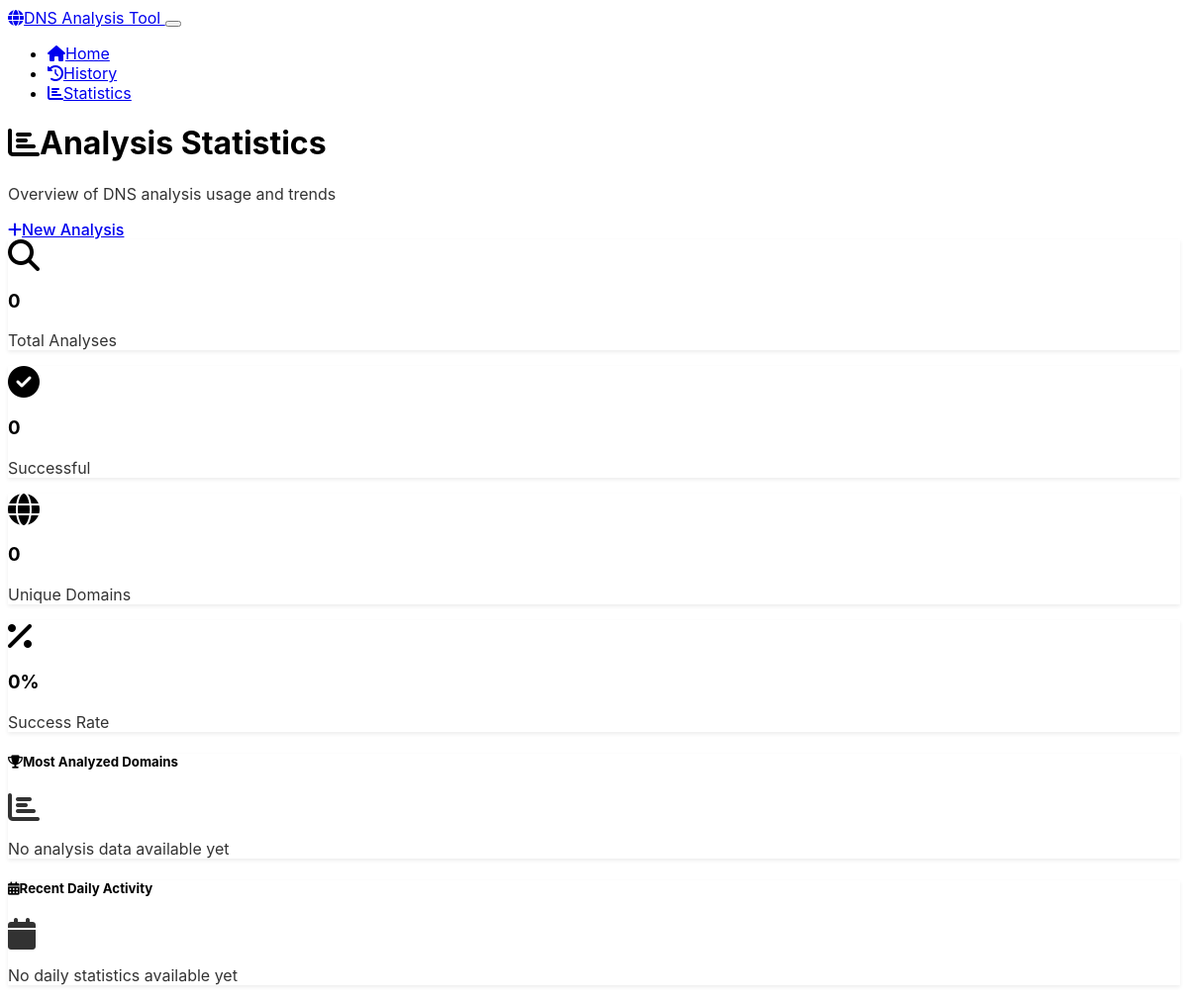
/stats, run on an earlier commit of the app's database.
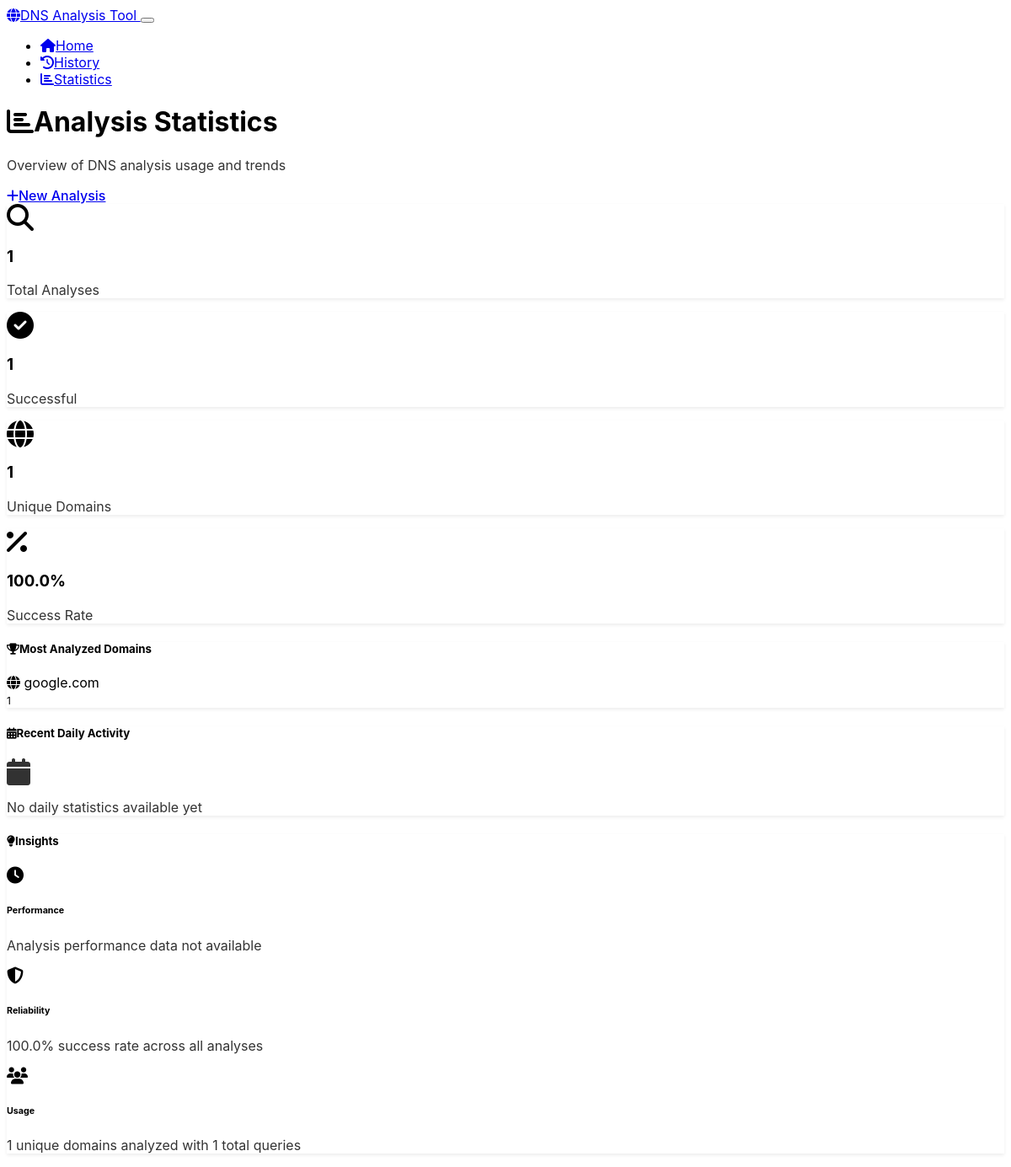
And on a later commit of the database.
### app.py (models this page shows, shortened)
class DomainAnalysis(db.Model):
    __tablename__ = 'domain_analyses'
    id = db.Column(db.Integer, primary_key=True)
    domain = db.Column(db.String(255), nullable=False, index=True)
    ascii_domain = db.Column(db.String(255), nullable=False)
    basic_records = db.Column(JSON)
    authoritative_records = db.Column(JSON)
    spf_status = db.Column(db.String(20))
    spf_records = db.Column(JSON)
    dmarc_status = db.Column(db.String(20))
    dmarc_policy = db.Column(db.String(20))
    dmarc_records = db.Column(JSON)
    dkim_status = db.Column(db.String(20))
    dkim_selectors = db.Column(JSON)
    registrar_name = db.Column(db.String(255))
    registrar_source = db.Column(db.String(20))
    analysis_success = db.Column(db.Boolean, default=True)
    error_message = db.Column(db.Text)
    analysis_duration = db.Column(db.Float)  # seconds
    created_at = db.Column(db.DateTime, default=datetime.utcnow, nullable=False)
    updated_at = db.Column(db.DateTime, default=datetime.utcnow, onupdate=datetime.utcnow)

### app.py (the view)
@app.route('/stats')
def stats():
    recent_stats = AnalysisStats.query.order_by(
        AnalysisStats.date.desc()
    ).limit(30).all()
    total_analyses = DomainAnalysis.query.count()
    successful_analyses = DomainAnalysis.query.filter_by(analysis_success=True).count()
    unique_domains = db.session.query(DomainAnalysis.domain).distinct().count()
    popular_domains = db.session.query(
        DomainAnalysis.domain,
        db.func.count(DomainAnalysis.id).label('count')
    ).group_by(DomainAnalysis.domain).order_by(
        db.func.count(DomainAnalysis.id).desc()
    ).limit(10).all()
    return render_template('stats.html',
                         recent_stats=recent_stats,
                         total_analyses=total_analyses,
                         successful_analyses=successful_analyses,
                         unique_domains=unique_domains,
                         popular_domains=popular_domains)

### templates/stats.html (shortened to what the changed rows need)
<!DOCTYPE html>
<html lang="en" data-bs-theme="dark">
<head>
    <link href="https://cdn.replit.com/agent/bootstrap-agent-dark-theme.min.css" rel="stylesheet">
    <link href="https://cdnjs.cloudflare.com/ajax/libs/font-awesome/6.4.0/css/all.min.css" rel="stylesheet">
    <link href="{{ url_for('static', filename='css/custom.css') }}" rel="stylesheet">
</head>
<body>
    <div class="container my-4">
        <div class="d-flex justify-content-between align-items-center mb-4">
            <div>
                <h1 class="h3 mb-1">
                    <i class="fas fa-chart-bar me-2"></i>Analysis Statistics
                </h1>
            </div>
        </div>
        <div class="row mb-4">
            <div class="col-md-3 mb-3">
                <div class="card text-center">
                    <div class="card-body">
                        <i class="fas fa-search fa-2x text-primary mb-2"></i>
                        <h3 class="mb-1">{{ total_analyses }}</h3>
                        <p class="text-muted mb-0">Total Analyses</p>
                    </div>
                </div>
            </div>
            <div class="col-md-3 mb-3">
                <div class="card text-center">
                    <div class="card-body">
                        <i class="fas fa-check-circle fa-2x text-success mb-2"></i>
                        <h3 class="mb-1">{{ successful_analyses }}</h3>
                        <p class="text-muted mb-0">Successful</p>
                    </div>
                </div>
            </div>
            <div class="col-md-3 mb-3">
                <div class="card text-center">
                    <div class="card-body">
                        <i class="fas fa-globe fa-2x text-info mb-2"></i>
                        <h3 class="mb-1">{{ unique_domains }}</h3>
                        <p class="text-muted mb-0">Unique Domains</p>
                    </div>
                </div>
            </div>
            <div class="col-md-3 mb-3">
                <div class="card text-center">
                    <div class="card-body">
                        <i class="fas fa-percentage fa-2x text-warning mb-2"></i>
                        <h3 class="mb-1">
                            {% if total_analyses > 0 %}
                                {{ "%.1f"|format((successful_analyses / total_analyses) * 100) }}%
                            {% else %}
                                0%
                            {% endif %}
                        </h3>
                        <p class="text-muted mb-0">Success Rate</p>
                    </div>
                </div>
            </div>
        </div>
        <div class="row">
            <div class="col-lg-6 mb-4">
                <div class="card">
                    <div class="card-body">
                        {% if popular_domains %}
                            <div class="list-group list-group-flush">
                                {% for domain, count in popular_domains %}
                                <div class="list-group-item d-flex justify-content-between align-items-center bg-transparent border-0 px-0">
                                    <div class="d-flex align-items-center">
                                        <i class="fas fa-globe text-primary me-2"></i>
                                        <span class="fw-medium">{{ domain }}</span>
                                    </div>
                                    <span class="badge bg-primary rounded-pill">{{ count }}</span>
                                </div>
                                {% endfor %}
                            </div>
                        {% else %}
                            <div class="text-center text-muted py-3">
                                <i class="fas fa-chart-bar fa-2x mb-2"></i>
                                <p class="mb-0">No analysis data available yet</p>
                            </div>
                        {% endif %}
                    </div>
                </div>
            </div>
        </div>
        {% if total_analyses > 0 %}
        <div class="row">
            <div class="col-12">
                <div class="card">
                    <div class="card-header">
                        <h5 class="mb-0">
                            <i class="fas fa-lightbulb me-2"></i>Insights
                        </h5>
                    </div>
                    <div class="card-body">
                        <div class="row">
                            <div class="col-md-4 mb-3">
                                <div class="d-flex align-items-center">
                                    <div class="flex-shrink-0">
                                        <i class="fas fa-clock text-info fa-lg"></i>
                                    </div>
                                    <div class="flex-grow-1 ms-3">
                                        <h6 class="mb-1">Performance</h6>
                                        <p class="text-muted mb-0 small">
                                            {% if recent_stats and recent_stats[0].avg_analysis_time %}
                                                Average analysis time is {{ "%.2f"|format(recent_stats[0].avg_analysis_time) }} seconds
                                            {% else %}
                                                Analysis performance data not available
                                            {% endif %}
                                        </p>
                                    </div>
                                </div>
                            </div>
                            <div class="col-md-4 mb-3">
                                <div class="d-flex align-items-center">
                                    <div class="flex-shrink-0">
                                        <i class="fas fa-shield-alt text-success fa-lg"></i>
                                    </div>
                                    <div class="flex-grow-1 ms-3">
                                        <h6 class="mb-1">Reliability</h6>
                                        <p class="text-muted mb-0 small">
                                            {% if total_analyses > 0 %}
                                                {{ "%.1f"|format((successful_analyses / total_analyses) * 100) }}% success rate across all analyses
                                            {% else %}
                                                No reliability data available
                                            {% endif %}
                                        </p>
                                    </div>
                                </div>
                            </div>
                            <div class="col-md-4 mb-3">
                                <div class="d-flex align-items-center">
                                    <div class="flex-shrink-0">
                                        <i class="fas fa-users text-warning fa-lg"></i>
                                    </div>
                                    <div class="flex-grow-1 ms-3">
                                        <h6 class="mb-1">Usage</h6>
                                        <p class="text-muted mb-0 small">
                                            {{ unique_domains }} unique domains analyzed with {{ total_analyses }} total queries
                                        </p>
                                    </div>
                                </div>
                            </div>
                        </div>
                    </div>
                </div>
            </div>
        </div>
        {% endif %}
    </div>
</body>
</html>

What changed in the data, as far as the page shows it:
added DomainAnalysis: domain "google.com", count "1"
Also different on the page:
{{ total_analyses }}: "0" → "1"
{{ successful_analyses }}: "0" → "1"
{{ unique_domains }}: "0" → "1"
{{ "%.1f"|format((successful_analyses / total_analyses) * 100) }}: (not shown) → "100.0"
{{ unique_domains }}: (not shown) → "1"
{{ total_analyses }}: (not shown) → "1"
text no longer shown: "0% No analysis data available yet"
text now shown: "% Insights Performance Analysis performance data not available Reliability % success rate across all analyses Usage unique domains analyzed with total queries"
